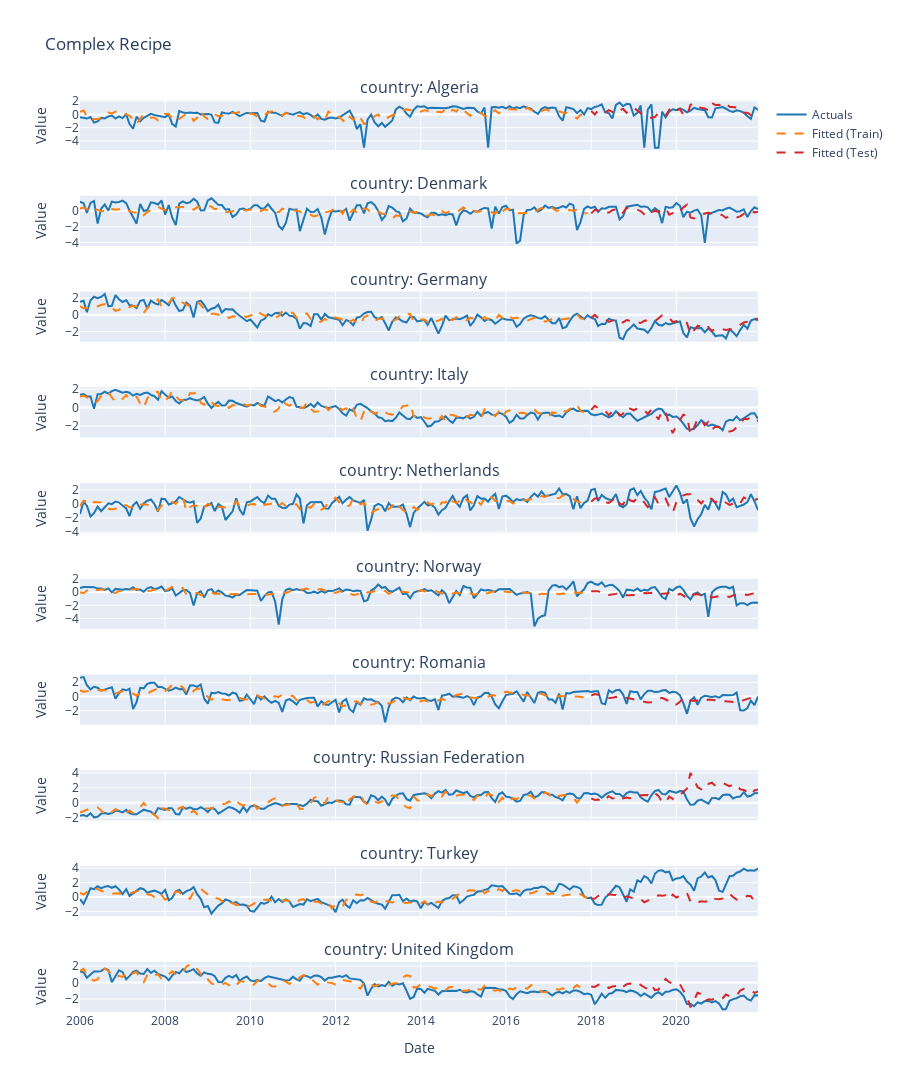

Notebook code for this chart:
### Code cell
# Recipe with ANOVA filter (keep top 50% of features)
rec_anova = (
    recipe()
    .step_filter_anova(outcome="refinery_kbd", top_p=0.5, use_pvalue=True)
    .step_normalize(all_numeric_predictors())
)

# Workflow
wf_anova = (
    workflow()
    .add_recipe(rec_anova)
    .add_model(linear_reg().set_engine("sklearn"))
)

# Fit and evaluate
fit_anova = wf_anova.fit_nested(train_data, group_col='country', per_group_prep=True)
fit_anova = fit_anova.evaluate(test_data)

print("✓ ANOVA filter model fitted successfully!")

fit = fit_anova

outputs, coefs, stats = fit.extract_outputs()

display(outputs)
display(coefs)
display(stats)

# Plot forecast
fig = plot_forecast(fit, title="Complex Recipe")
fig.show()

# Extract preprocessed training data
processed_train = fit.extract_preprocessed_data(train_data, split='train')
processed_test = fit.extract_preprocessed_data(test_data, split='test')    

display(processed_train.tail(10))
display(processed_test.head(10))

display(fit.get_feature_comparison())
